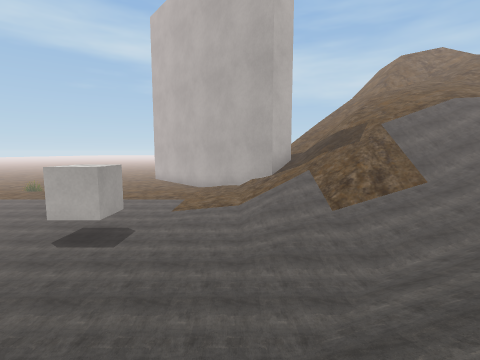
[1] (above)

19 first-person views from a walk through a scene from a Unity 3-D project. The camera is 1.2 m above the floor, tilts 6° down and sees 85° across. The floor is counted in squares, 1 m on a side. Each view is taken from the middle of a square. On the plan, view 1 faces up. The plan holds only what a view shows up to about 12 squares ahead; the rest is blank. The place goes on beyond the plan. Some surface patterns are stand-ins.

[2]
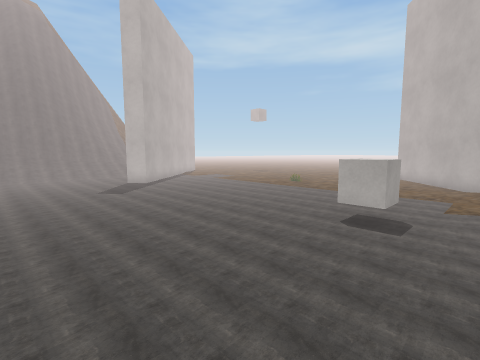

[3]
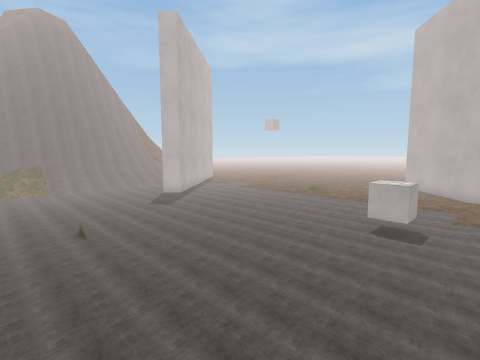

[4]
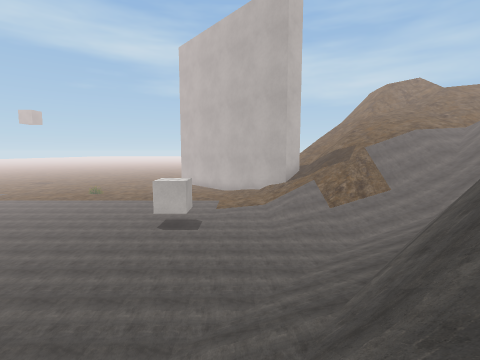

[5]
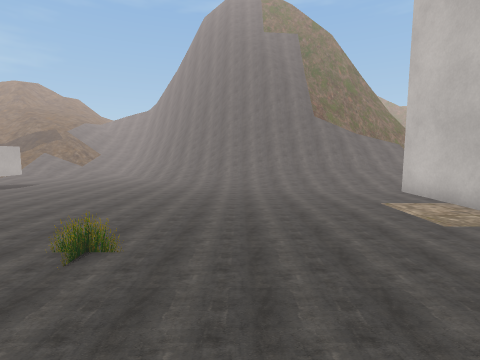

[6]
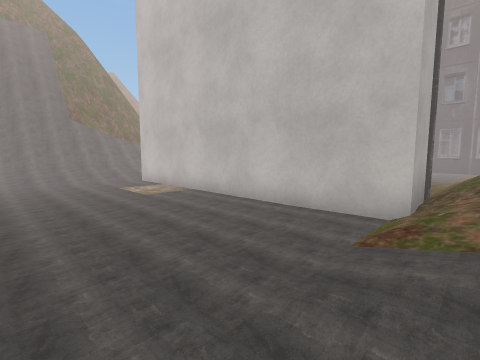

[7]
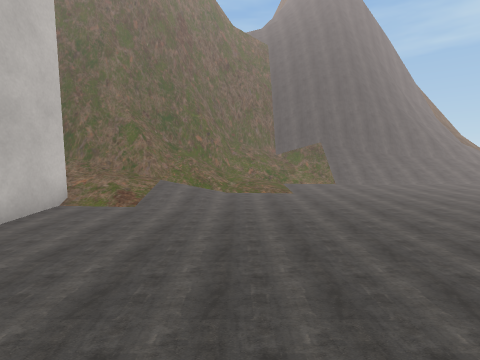

[8]
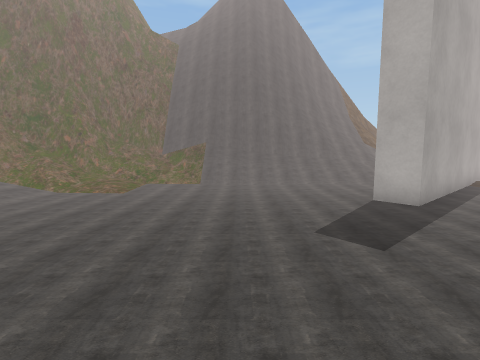

[9]
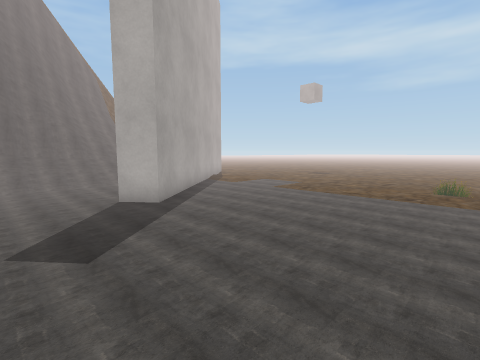

[10]
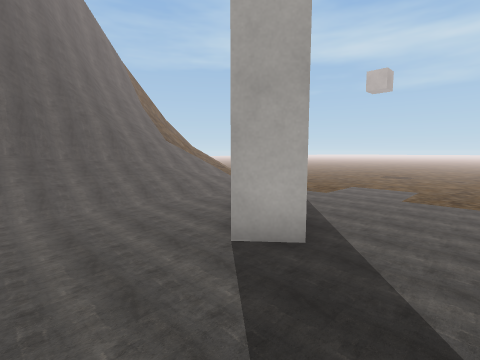

[11]
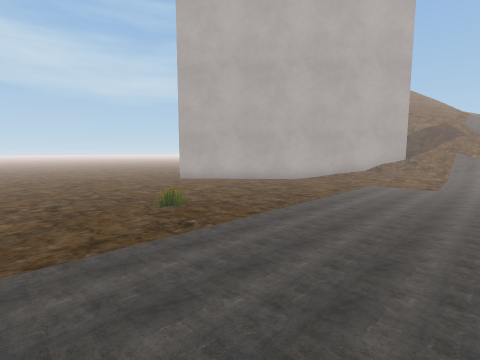

[12]
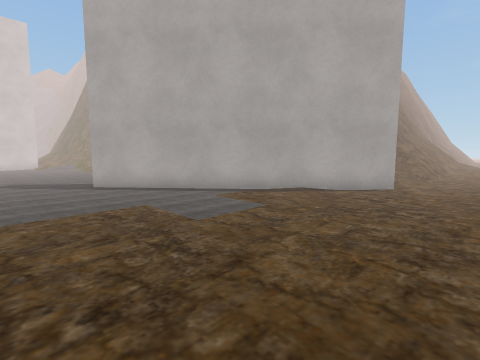

[13]
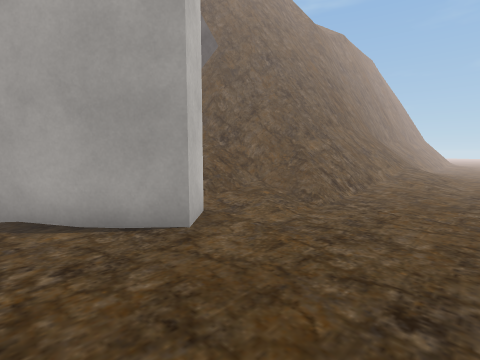

[14]
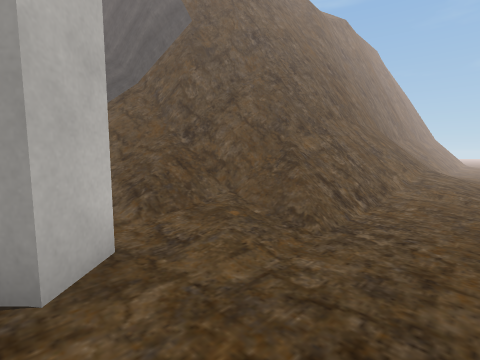

[15]
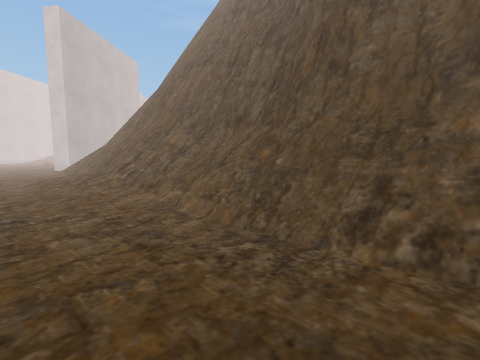

[16]
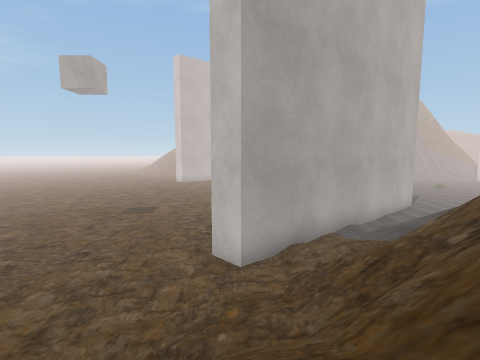

[17]
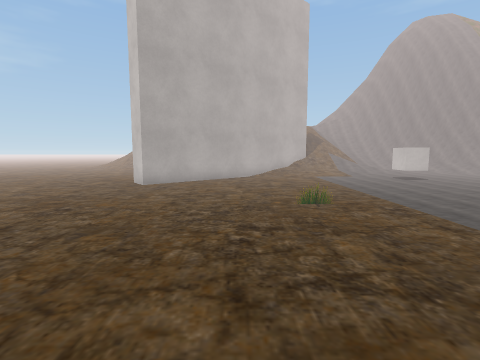

[18]
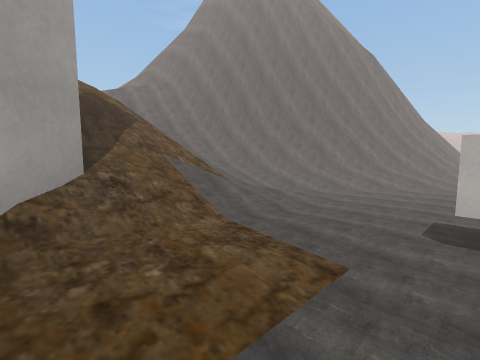

[19]
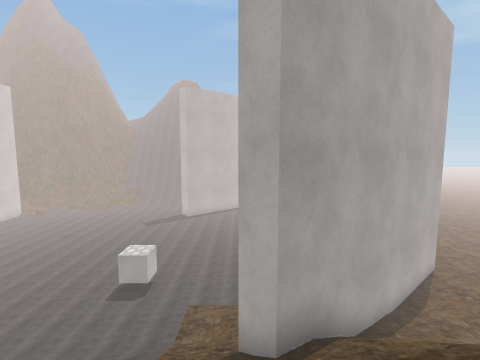

### Floor plan
Key: @ floor where view 1 was taken; # wall or solid block; . main floor; : floor 0.25 m higher than the main floor; / step, stairs or slope; = window, fence, low wall or low ledge; v drop or lower ground; C cube; O other object.
Columns run from 40 left of view 1 to 6 right of it. Each row starts with its distance up from view 1.
 16 . ......... .......................##...
 15 .........//.........................##../
 14 .......//////........................##./
 13 ///==////////////.....................##//
 12 ///v//////////////:##..................##//////
 11 ############====////##.........O.......###/////
 10           ####=#/////##................:##/////
  9              ###=/////##...............//#/////
  8               ###/////###...............///////
  7                ##==////###..............///////
  6                 ##=////.##...........C..///////
  5                  ##=#//..##.........CC...//////
  4                   ###//.................../////
  3                    ##//...................//==#
  2                     #//..................//=###
  1                     #//.................//###
  0                     #//................/@###
 -1                     #//........O......//=##
 -2                     #//...............//=#
 -3                     #//...............//##
 -4                     #///.............//=##
 -5                     ###///...........///##
 -6                      ##///...........//##
 -7                       ##=//........../===
 -8                       ###/###########///=
 -9                        ##/#          ///=
-10                         #//            /=

Where each view was taken, in squares from view 1:
view 1: 0 up, 0 right, facing up
view 2: 1 down, 1 left, facing up-left
view 3: 3 down, 1 left, facing up-left
view 4: 3 down, 1 left, facing up
view 5: 3 down, 12 left, facing right
view 6: 3 down, 15 left, facing down-right
view 7: 4 down, 8 left, facing left
view 8: 1 up, 8 left, facing left
view 9: 2 up, 8 left, facing up-left
view 10: 2 up, 12 left, facing up-left
view 11: 6 up, 12 left, facing up-right
view 12: 15 up, 11 left, facing down-left
view 13: 16 up, 18 left, facing down-left
view 14: 15 up, 20 left, facing down-left
view 15: 16 up, 40 left, facing down-right
view 16: 12 up, 26 left, facing right
view 17: 13 up, 15 left, facing right
view 18: 10 up, 3 left, facing down-right
view 19: 9 up, 6 right, facing left
